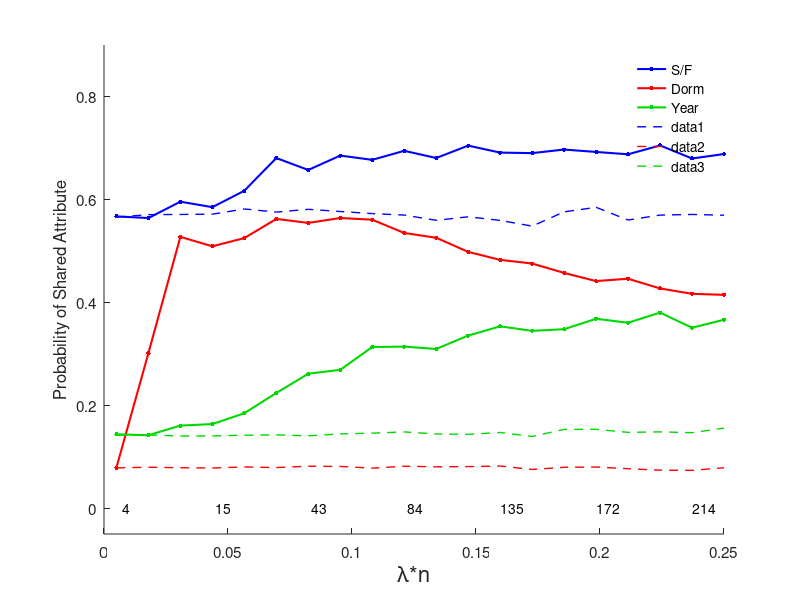

Source code (MATLAB): (Note: this script raises an error after producing the figure.)
% Load plot data and plot the result

load PlotDataFor_Caltech36
name = 'Caltech36';
%% Probability Plot
xs = linspace(.005,.25,20);
Good = True;
Bad = Spur;
clf

lw = 1.5;
ms = 10;
darkgreen = [0 .85 0];
set(gca,'fontsize', 11);

figure(1)
jump = 3;
pts = xs(1:jump:end);
clus = numClus(1:jump:end);
%clus = round(n./clus);
text(pts,-0.000*ones(numel(pts),1),num2str(clus))
hold on

% Student/Faculty
plot(xs, Good(1,:),'.-','linewidth',lw,'markersize',ms,'color','b')
% Dorm
plot(xs, Good(3,:),'.-','linewidth',lw,'markersize',ms,'color','r')
% Graduation Year
plot(xs, Good(4,:),'.-','linewidth',lw,'markersize',ms,'color',darkgreen)

legend('S/F','Dorm','Year')
legend('Location','Best');
legend boxoff

plot(xs, Bad(1,:),'--','linewidth',1,'markersize',10,'color','b')
plot(xs, Bad(3,:),'--','linewidth',1,'markersize',10,'color','r')
plot(xs, Bad(4,:),'--','linewidth',1,'markersize',10,'color',darkgreen)

ylim([-.05,.9])

xlabel('\lambda*n','fontsize',16);
ylabel({'Probability of Shared Attribute'});

hold off

%%
set_figure_size([2.25*1.5,1.75*1.5]);
print(gcf,sprintf(strcat('Plots/final_',name,'.eps')),'-depsc2');
Process_AtendHeader(strcat('Plots/final_',name,'.eps'),'');

%%

set_figure_size([2.25*1.5,1.75*1.5]);
print(gcf,sprintf(strcat('Plots/nocropfinal_',name,'.eps')),'-depsc2');

